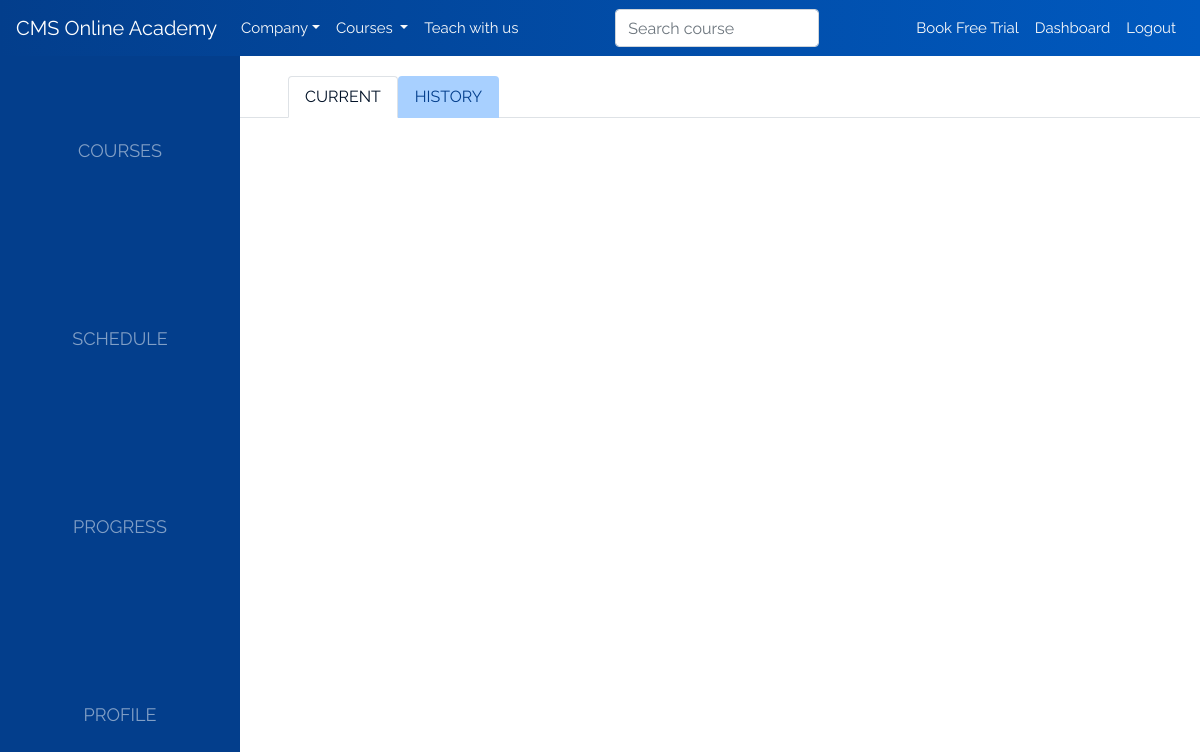
Before: /student/courses (signed in) with the older database file.
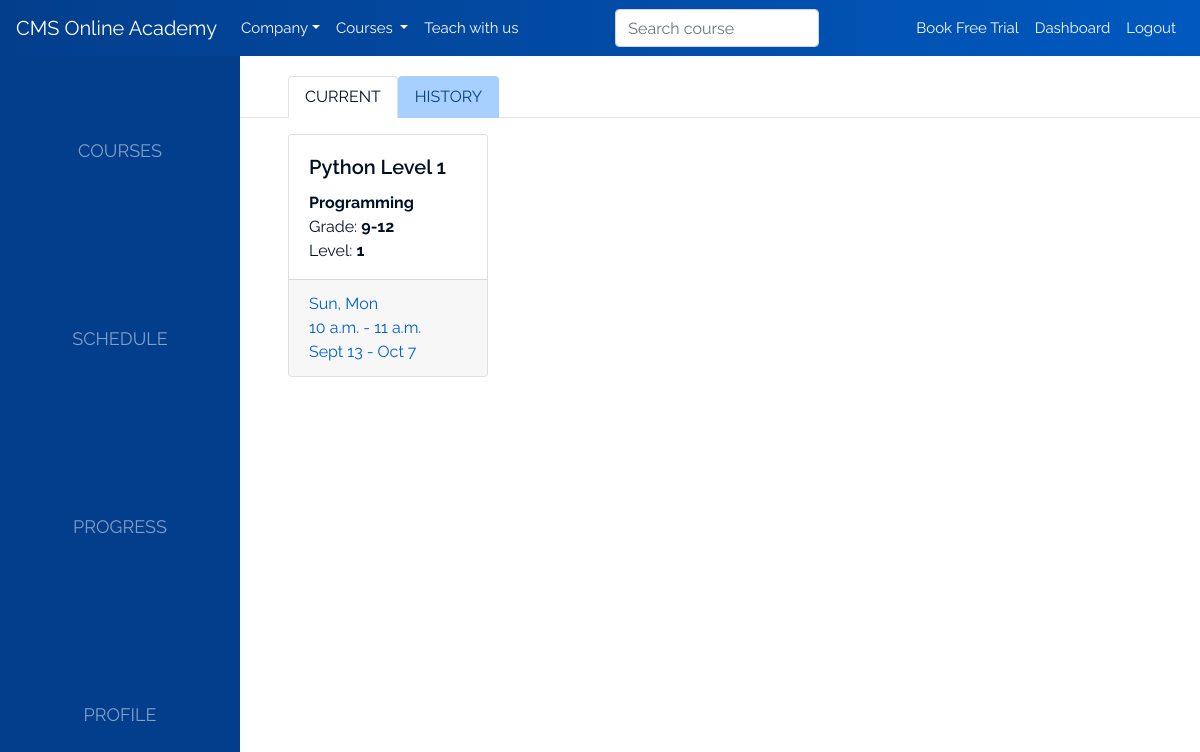
After: the same page with the newer database file.
### api/models.py (models this page shows, shortened)
class Enrollment(models.Model):
    student = models.ForeignKey(Student, on_delete=models.CASCADE)
    course = models.ForeignKey(Course, on_delete=models.CASCADE)
    days = models.CharField(max_length=13, validators=[validate_comma_separated_integer_list])
    start_time = models.TimeField()
    end_time = models.TimeField()
    def get_days_display(self):
        return ', '.join(
            map(lambda day: ['Sun', 'Mon', 'Tue', 'Wed', 'Thu', 'Fri', 'Sat', 'Sun'][int(day)], self.days.split(',')))

class Course(models.Model):
    class Category(models.TextChoices):
        Programming = 'P', 'Programming'
        ArtsAndCrafts = 'A', 'Arts & Crafts'
        MusicAndDance = 'M', 'Music & Dance'
        Language = 'L', 'Language'
        Education = 'E', 'Education'
        Games = 'G', 'Games'
    name = models.CharField(max_length=50)
    category = models.CharField(max_length=1, choices=Category.choices)
    grade = models.CharField(max_length=1, choices=Grade.choices)
    level = models.PositiveSmallIntegerField()
    instructor = models.ForeignKey(Instructor, on_delete=models.CASCADE)

### api/views.py (the view)
# urls.py: path('student/courses', student_courses, name='student-courses'),
def student_courses(request):
    me = AcademyUser.get_for(request.user)
    enrollments = Enrollment.objects.filter(student=me)
    return standard_view('student/courses.html', {
        'enrollments': enrollments
    })(request)

### api/models.py (called while the page is built)
    @classmethod
    def get_for(cls, user: User):
        if isinstance(user, AnonymousUser):
            return None
        try:
            return Student.objects.get(django_user=user)
        except Student.DoesNotExist:
            try:
                return Instructor.objects.get(django_user=user)
            except Instructor.DoesNotExist:
                pass

### api/views.py (called while the page is built)
def standard_view(template_name, ctx=None):
    if ctx is None:
        ctx = {}
    def view(request, **kwargs):
        template = loader.get_template(template_name)
        context = {
            'me': AcademyUser.get_for(request.user),
            'all_categories': Course.Category.choices,
            **kwargs,
            **ctx,
        }
        return HttpResponse(template.render(context, request))
    return view

### templates/student/courses.html (shortened to what this page needs)
{% extends 'student/student-base.html' %}
{% load static %}
{% block student-body %}
<div class="tab-pane fade show active" role="tabpanel">
    <nav>
        <div class="courses-tabs nav nav-tabs active" id="nav-tab" role="tablist">
            <a class="nav-item nav-link active ml-5" id="nav-current-course-tab" data-toggle="tab"
               href="#nav-current-course" role="tab" aria-controls="nav-current-course"
               aria-selected="true">Current</a>
            <a class="nav-item nav-link" id="nav-history-course-tab" data-toggle="tab"
               href="#nav-history-course" role="tab" aria-controls="nav-history-course"
               aria-selected="false">History</a>
        </div>
    </nav>
    <div class="tab-content ml-sm-4 mx-md-5" id="courses">
        <div class="tab-pane active" id="nav-current-course" role="tabpanel"
             aria-labelledby="nav-current-course-tab">
            <div class="card-columns mx-auto">
                {% for enrollment in enrollments %}
                    <a href="{% url 'student-course' enrollment.course.id %}">
                        <div class="card my-3 mx-auto ">
                            <div class="card-body pb-0">
                                <h5 class="card-title text-large">{{ enrollment.course.name }}</h5>
                                <ul class="list-unstyled text-small">
                                    <li><strong>{{ enrollment.course.get_category_display }}</strong></li>
                                    <li>Grade: <strong>{{ enrollment.course.get_grade_display }}</strong></li>
                                    <li>Level: <strong>{{ enrollment.course.level }}</strong></li>
                                </ul>
                            </div>
                            <div class="card-footer">
                                <ul class="list-unstyled text-small mb-0" style="color:#0060CF">
                                    <li>{{ enrollment.get_days_display }}</li>
                                    <li>{{ enrollment.start_time }} - {{ enrollment.end_time }}</li>
                                    <li>Sept 13 - Oct 7</li>
                                </ul>
                            </div>
                        </div>
                    </a>
                {% endfor %}
            </div>
        </div>
    </div>
</div>
{% endblock %}

Changed rows visible on the page:
added Enrollment: course.name "Python Level 1", course.category "Programming", course.grade "9-12", course.level "1", days "Sun, Mon", start_time "10 a.m.", end_time "11 a.m."
